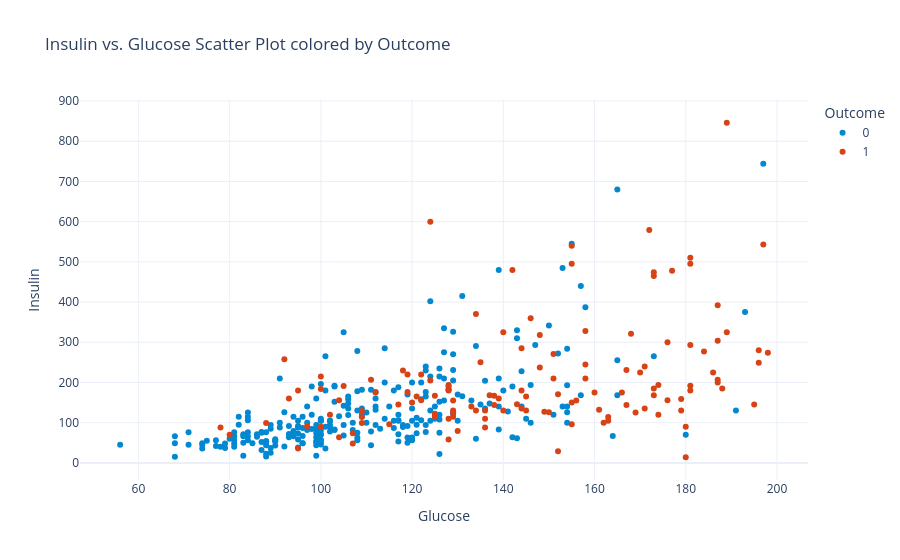

This figure's notebook cell:
### Code cell
### Histogram: BMI Distribution Comparison
valid_data = df[(df['Glucose'] > 0) & (df['Insulin'] > 0)].copy()
valid_data['Outcome'] = valid_data['Outcome'].astype(str)

fig = px.scatter(
    valid_data, x='Glucose', y='Insulin', color='Outcome',
    title='Insulin vs. Glucose Scatter Plot colored by Outcome',
    color_discrete_map={'0': '#0288D1', '1': '#D84315'}
)
fig.show()

### Figure 1 — Plotly figure (JSON) as saved in the notebook; plotly's stock layout.template omitted (floating-point values rounded to 4 significant figures; data arrays with more than 128 entries replaced by an {"elided": "..."} marker saying what was removed)
{"data": [{"hovertemplate": "Outcome=0<br>Glucose=%{x}<br>Insulin=%{y}<extra></extra>", "legendgroup": "0", "marker": {"color": "#0288D1", "symbol": "circle"}, "mode": "markers", "name": "0", "orientation": "v", "showlegend": true, "type": "scatter", "x": {"elided": "263 int values"}, "xaxis": "x", "y": {"elided": "263 int values"}, "yaxis": "y"}, {"hovertemplate": "Outcome=1<br>Glucose=%{x}<br>Insulin=%{y}<extra></extra>", "legendgroup": "1", "marker": {"color": "#D84315", "symbol": "circle"}, "mode": "markers", "name": "1", "orientation": "v", "showlegend": true, "type": "scatter", "x": {"elided": "130 int values"}, "xaxis": "x", "y": {"elided": "130 int values"}, "yaxis": "y"}], "layout": {"legend": {"title": {"text": "Outcome"}, "tracegroupgap": 0}, "title": {"text": "Insulin vs. Glucose Scatter Plot colored by Outcome"}, "xaxis": {"anchor": "y", "domain": [0, 1], "title": {"text": "Glucose"}}, "yaxis": {"anchor": "x", "domain": [0, 1], "title": {"text": "Insulin"}}}}
